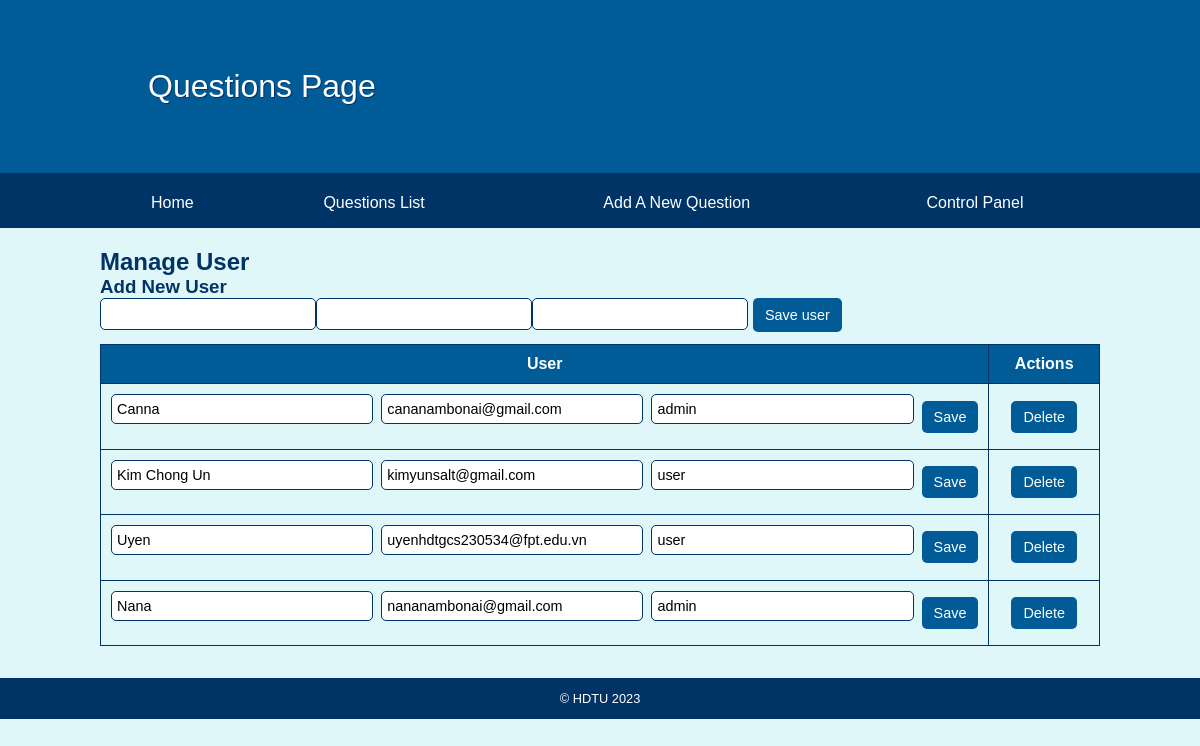
/web1/manageuser.php, run on the app's committed database.
### tables this page shows
CREATE TABLE `post` (
  `id` int(11) NOT NULL,
  `name` varchar(255) DEFAULT NULL,
  `email` varchar(255) DEFAULT NULL,
  `role` varchar(255) DEFAULT NULL,
  `password` varchar(255) DEFAULT NULL
);

### web1/manageuser.php (called while the page is built, shortened)
<?php
include './includes/DatabaseConnection.php';
include './includes/DatabaseFunctions.php';
try {
    $users = allUsers($pdo);
    include './templates/manageuser.html.php';
} catch (PDOException $e) {
    $title = 'An error has occurred';
    $output = 'Database error: ' . $e->getMessage();
}
include './templates/layout.html.php';
?>

### web1/includes/DatabaseFunctions.php (called while the page is built, shortened)
<?php
function query($pdo, $sql, $parameters = []){
    $query = $pdo->prepare($sql);
    $query->execute($parameters);
    return $query;
}
function allUsers($pdo) {
    $query = query($pdo, 'SELECT * FROM post');
    return $query->fetchAll();
}
?>

### web1/templates/manageuser.html.php (the view, shortened to what this page needs)
<div class="Manage Users">
    <h2>Manage User</h2>
    <div class="add-form">
        <h3>Add New User</h3>
        <form action="adduser.php" method="POST">
            <input type="text" name="name" value="<?= htmlspecialchars($user['name']) ?>">
            <input type="text" name="email" value="<?= htmlspecialchars($user['email']) ?>">
            <input type="text" name="role" value="<?= htmlspecialchars($user['role']) ?>">
            <button type="submit" class="save-btn">Save user</button>
        </form>
    </div>
    <div class="data-table">
        <table>
            <thead>
                <tr><th>User</th>
                    <th>Actions</th>
                </tr>
            </thead>
            <tbody>
                <?php foreach ($users as $user): ?>
                    <tr>
                        <td>
                            <form action="edituser.php" method="POST" class="edit-form">
                                <input type="text" name="name" value="<?= htmlspecialchars($user['name']) ?>">
                                <input type="text" name="email" value="<?= htmlspecialchars($user['email']) ?>">
                                <input type="text" name="role" value="<?= htmlspecialchars($user['role']) ?>">
                                <button type="submit" class="save-btn">Save</button>
                            </form>
                        </td>
                        <td class="actions">
                            <form action="deleteuser.php" method="POST" style="display: inline;">
                                <button type="submit" class="delete-btn" onclick="return confirm('Are you sure?')">Delete</button>
                            </form>
                        </td>
                    </tr>
                <?php endforeach; ?>
            </tbody>
        </table>
    </div>
</div>

### web1/question.css (style rules this page uses)
* { margin: 0; padding: 0; box-sizing: border-box; }
body { font-family: 'Arial', Helvetica, sans-serif; background-color: #e0f7fa; color: #003366; }
input, label, select, textarea { float: left; width: 15em; margin-bottom: 1em; padding: 0.5em; border: 1px solid #003366; border-radius: 5px; }
form { overflow: auto; clear: both; display: block; }
table { width: 100%; border-collapse: collapse; margin-bottom: 2em; }
th, td { vertical-align: middle; text-align: center; padding: 10px; border: 1px solid #003366; }
th { background-color: #005b96; color: white; font-weight: bold; font-size: 1em; }
td input[type="text"] { height: 30px; width: 80%; padding: 5px; font-size: 0.9em; border: 1px solid #003366; border-radius: 5px; }
td button { height: 32px; padding: 0 12px; font-size: 0.9em; background-color: #005b96; color: white; border: none; border-radius: 5px; cursor: pointer; }
.add-form input[type="text"] { height: 32px; padding: 5px; font-size: 0.9em; border: 1px solid #003366; border-radius: 5px; }
.add-form button { height: 34px; padding: 0 12px; font-size: 0.9em; background-color: #005b96; color: white; border: none; border-radius: 5px; cursor: pointer; margin-left: 5px; }
td form { display: flex; align-items: center; justify-content: center; gap: 8px; }
td form input[type="text"] { width: 90%; height: 30px; padding: 5px; font-size: 0.9em; border: 1px solid #003366; border-radius: 5px; }
td form button, td.actions form button { height: 32px; padding: 0 12px; font-size: 0.9em; background-color: #005b96; color: white; border: none; border-radius: 5px; cursor: pointer; }

### data on the page
post: name "Canna", email "cananambonai@gmail.com", role "admin"
post: name "Kim Chong Un", email "kimyunsalt@gmail.com", role "user"
post: name "Uyen", email "uyenhdtgcs230534@fpt.edu.vn", role "user"
post: name "Nana", email "nananambonai@gmail.com", role "admin"
